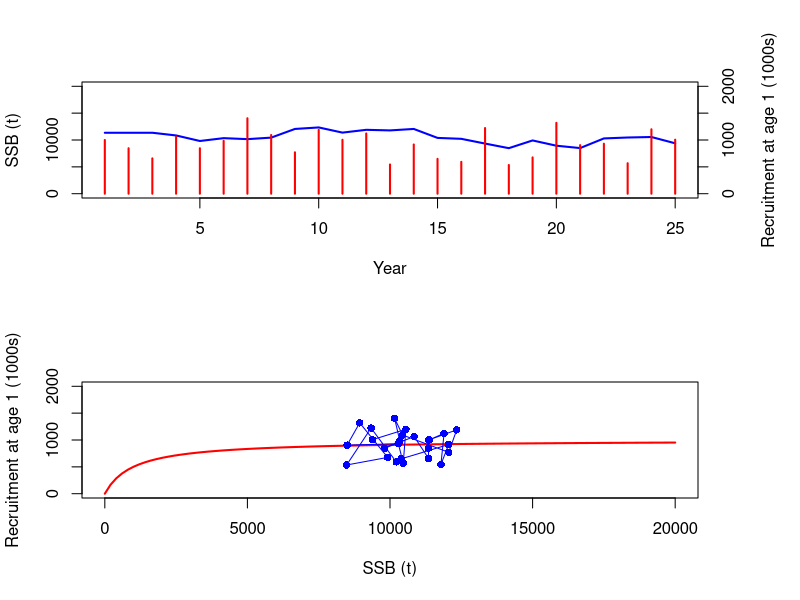

The R script that drew this image:
################################################################################
## Functions

AgeModel <- function(Ninit, M, Fmort, mat, w, Amax, Tmax, alpha, beta, v)
{
  N <- matrix(nrow=Amax, ncol=Tmax)
  SSB <- numeric(Tmax)

  ## Year 1
  N[1,1] <- Ninit
  for(a in 1:(Amax-1))
    N[a+1,1] <- N[a,1] * exp(-M[a]-Fmort[a])
  SSB[1] <- sum(N[,1] * mat * w)

  ## Later years
  for(t in 1:(Tmax-1))
  {
    N[1,t+1] <- (alpha*SSB[t]) / (beta+SSB[t]) + v*runif(1,-0.5,0.5)
    for(a in 1:(Amax-1))
      N[a+1,t+1] <- N[a,t] * exp(-M[a]-Fmort[a])
    SSB[t+1] <- sum(N[,t+1] * mat * w)
  }

  list(alpha=alpha, beta=beta, N=N, SSB=SSB, Rec=N[1,])
}

RecPlot <- function(SR, Slim=NULL, Rlim=NULL)
{
  ## SR contains elements SSB, Rec, alpha, beta

  if(is.null(Slim))
    Slim <- c(0, 1.1*max(SR$SSB))
  if(is.null(Rlim))
    Rlim <- c(0, 1.1*max(SR$Rec))

  SSB.curve <- seq(Slim[1], Slim[2], length=100)
  Rec.curve <- (alpha*SSB.curve) / (beta+SSB.curve)

  opar <- par(mfrow=c(2,1), oma=c(0,0,0,3))
  plot(SR$SSB, ylim=Slim, type="l", lwd=2, col="blue",
       xlab="Year", ylab="SSB (t)")
  par(new=TRUE)
  plot(SR$Rec, ylim=Rlim, type="h", lwd=2, col="red",
       ann=FALSE, axes=FALSE)
  axis(4)
  mtext("Recruitment at age 1 (1000s)", side=4, line=3)

  plot(SSB.curve, Rec.curve, xlim=Slim, ylim=Rlim, type="l",
       xlab="SSB (t)", ylab="Recruitment at age 1 (1000s)", lwd=2, col="red")
  points(SR$SSB, SR$Rec, type="o", pch=16, col="blue")
  par(opar)
}

################################################################################
## Simulation

Amax <- 15
Tmax <- 25
Ninit <- 1000
M <- rep(0.2, Amax)
Fmort <- c(0, 0, rep(0.3,Amax-2))
mat <- c(0, 0, rep(1,Amax-2))
w <- 10 * (1-exp(-0.5*((1:Amax)+0.1)))^3
alpha <- 1000
beta <- 1000

pop <- AgeModel(Ninit, M, Fmort, mat, w, Amax, Tmax, alpha, beta, v=1000)
round(pop$N)

RecPlot(AgeModel(Ninit, M, Fmort, mat, w, Amax, Tmax, alpha, beta, v=1000),
        Slim=c(0,20000), Rlim=c(0,2000))
